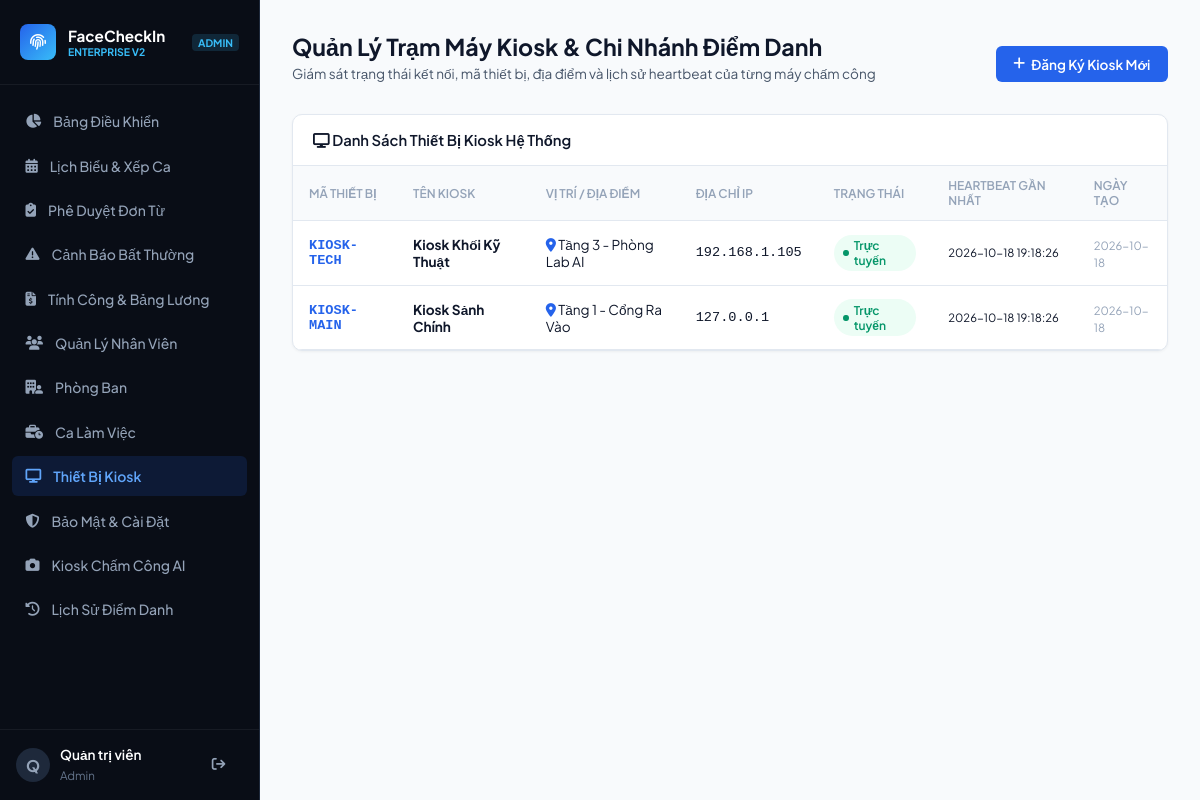
Screenshot of /admin/kiosks (signed in) with the database file from the repository.
### tables this page shows
CREATE TABLE kiosks (
            id INTEGER PRIMARY KEY AUTOINCREMENT,
            device_code TEXT UNIQUE NOT NULL,
            name TEXT NOT NULL,
            location TEXT NOT NULL,
            status TEXT DEFAULT 'online',
            ip_address TEXT,
            last_heartbeat TIMESTAMP DEFAULT CURRENT_TIMESTAMP,
            created_at TIMESTAMP DEFAULT CURRENT_TIMESTAMP
        );

### app.py (the view, shortened to what this page needs)
@app.route('/admin/kiosks', methods=['GET', 'POST'])
@login_required
@roles_required('admin')
def manage_kiosks():
    conn = get_db()
    cursor = conn.cursor()
    cursor.execute("SELECT * FROM kiosks ORDER BY id DESC")
    kiosks = cursor.fetchall()
    conn.close()
    return render_template('kiosks.html', kiosks=kiosks, user=session.get('full_name'), role=session.get('role'))

### app.py (called while the page is built)
def login_required(f):
    @wraps(f)
    def decorated(*args, **kwargs):
        if 'user_id' not in session:
            return redirect(url_for('staff_login'))
        return f(*args, **kwargs)
    return decorated

def roles_required(*allowed_roles):
    def decorator(f):
        @wraps(f)
        def decorated(*args, **kwargs):
            if session.get('role') not in allowed_roles:
                if session.get('role') == 'staff':
                    return redirect(url_for('staff_portal'))
                return redirect(url_for('checkin_page'))
            return f(*args, **kwargs)
        return decorated
    return decorator

### database/database.py (called while the page is built)
def get_db():
    conn = sqlite3.connect(DB_PATH)
    conn.row_factory = sqlite3.Row
    return conn

### templates/kiosks.html (shortened to what this page needs)
{% extends "base.html" %}
{% block content %}
<header class="page-header">
    <div>
        <h1 class="page-title">Quản Lý Trạm Máy Kiosk &amp; Chi Nhánh Điểm Danh</h1>
        <p class="page-desc">Giám sát trạng thái kết nối, mã thiết bị, địa điểm và lịch sử heartbeat của từng máy chấm công</p>
    </div>
    <button type="button" class="btn btn-primary" onclick="openKioskModal()"><i class="fa-solid fa-plus"></i> Đăng Ký Kiosk Mới</button>
</header>
<div class="panel">
    <div class="panel-head">
        <span class="panel-title"><i class="fa-solid fa-display"></i> Danh Sách Thiết Bị Kiosk Hệ Thống</span>
    </div>
    <div class="table-responsive">
        <table class="table-custom">
            <thead>
                <tr>
                    <th>Mã Thiết Bị</th>
                    <th>Tên Kiosk</th>
                    <th>Vị Trí / Địa Điểm</th>
                    <th>Địa Chỉ IP</th>
                    <th>Trạng Thái</th>
                    <th>Heartbeat Gần Nhất</th>
                    <th>Ngày Tạo</th>
                </tr>
            </thead>
            <tbody>
                {% for k in kiosks %}
                <tr>
                    <td style="font-family: monospace; font-weight: 700; color: var(--accent);">{{ k.device_code }}</td>
                    <td><strong>{{ k.name }}</strong></td>
                    <td><i class="fa-solid fa-location-dot" style="color: var(--accent);"></i> {{ k.location }}</td>
                    <td style="font-family: monospace;">{{ k.ip_address or '127.0.0.1' }}</td>
                    <td>
                        {% if k.status == 'online' %}
                        <span class="pill pill-success"><span class="pill-dot"></span> Trực tuyến</span>
                        {% else %}
                        <span class="pill pill-danger"><span class="pill-dot"></span> Mất kết nối</span>
                        {% endif %}
                    </td>
                    <td style="font-family: monospace;"><small>{{ k.last_heartbeat }}</small></td>
                    <td><small style="color: var(--text-muted);">{{ k.created_at[:10] }}</small></td>
                </tr>
                {% else %}
                <tr><td colspan="7" style="text-align: center; color: var(--text-muted); padding: 3rem;">Chưa có thiết bị kiosk nào được cấu hình.</td></tr>
                {% endfor %}
            </tbody>
        </table>
    </div>
</div>
{% endblock %}

### static/css/style.css (style rules this page uses)
:root { --bg-base: #f8fafc; --bg-surface: #ffffff; --border-subtle: #e2e8f0; --border-focus: #2563eb; --text-primary: #0f172a; --text-secondary: #475569; --text-muted: #94a3b8; --accent: #2563eb; --accent-hover: #1d4ed8; --admin-accent: #6366f1; --success: #10b981; --warning: #f59e0b; --danger: #ef4444; --sidebar-width: 260px; --radius-sm: 6px; --radius-md: 10px; --radius-lg: 16px; }
* { margin: 0; padding: 0; box-sizing: border-box; font-family: 'Plus Jakarta Sans', sans-serif; -webkit-font-smoothing: antialiased; }
body { background: var(--bg-base); color: var(--text-primary); min-height: 100vh; }
.page-header { display: flex; justify-content: space-between; align-items: flex-end; margin-bottom: 2rem; flex-wrap: wrap; gap: 1rem; }
.page-title { font-size: 1.45rem; font-weight: 700; color: var(--text-primary); }
.page-desc { font-size: 0.85rem; color: var(--text-secondary); margin-top: 0.2rem; }
.panel { background: var(--bg-surface); border: 1px solid var(--border-subtle); border-radius: var(--radius-md); box-shadow: 0 1px 3px rgba(0,0,0,0.05); margin-bottom: 2rem; overflow: hidden; }
.panel-head { padding: 1rem 1.25rem; border-bottom: 1px solid var(--border-subtle); display: flex; justify-content: space-between; align-items: center; }
.panel-title { font-size: 0.925rem; font-weight: 600; }
.table-responsive { width: 100%; overflow-x: auto; }
.table-custom { width: 100%; border-collapse: collapse; font-size: 0.85rem; }
.table-custom th { background: #f8fafc; padding: 0.75rem 1rem; font-weight: 600; color: var(--text-muted); font-size: 0.75rem; text-transform: uppercase; border-bottom: 1px solid var(--border-subtle); text-align: left; }
.table-custom td { padding: 0.85rem 1rem; border-bottom: 1px solid var(--border-subtle); vertical-align: middle; }
.btn { display: inline-flex; align-items: center; gap: 6px; padding: 0.6rem 1.1rem; font-size: 0.85rem; font-weight: 600; border-radius: var(--radius-sm); border: none; cursor: pointer; text-decoration: none; }
.btn-primary { background: var(--accent); color: #fff; }
.pill { display: inline-flex; align-items: center; gap: 5px; padding: 0.2rem 0.6rem; border-radius: 9999px; font-size: 0.75rem; font-weight: 600; }
.pill-dot { width: 6px; height: 6px; border-radius: 50%; }
.pill-success { background: #ecfdf5; color: #059669; }
.pill-success .pill-dot { background: #059669; }

### rows the page displays
kiosks: device_code "KIOSK-TECH", name "Kiosk Khối Kỹ Thuật", location "Tầng 3 - Phòng Lab AI", ip_address "192.168.1.105", status "online" (drawn), last_heartbeat "2026-10-18 19:18:26", created_at "2026-10-18"
kiosks: device_code "KIOSK-MAIN", name "Kiosk Sảnh Chính", location "Tầng 1 - Cổng Ra Vào", ip_address "127.0.0.1", status "online" (drawn), last_heartbeat "2026-10-18 19:18:26", created_at "2026-10-18"

### other values shown
{{ role | upper }} "ADMIN"
{{ user[:1] | upper }} "Q"
{{ user }} "Quản trị viên"
{{ role }} "Admin"
